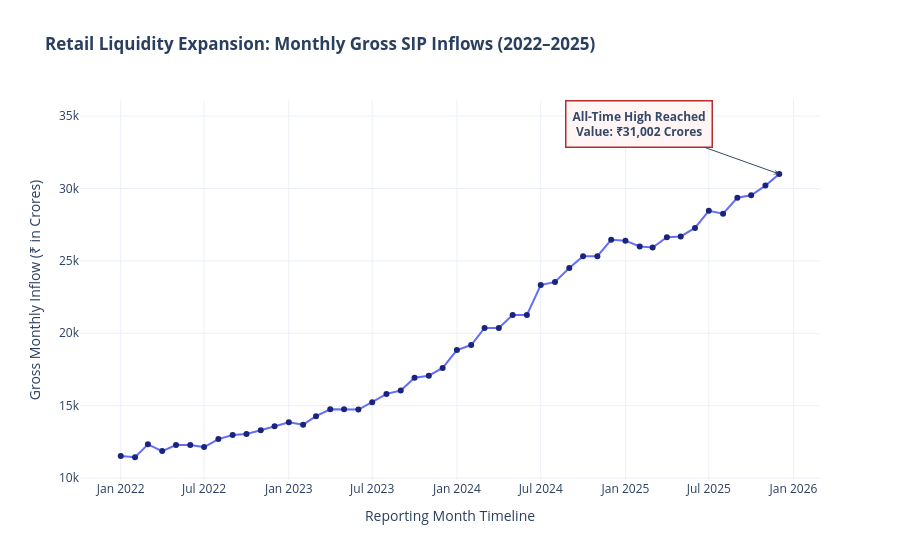

Here is the notebook cell this chart was saved with:
### Code cell
# ==========================================================
# TASK 2B: MONTHLY SIP INFLOW ENGINE WITH STRUCTURAL ATH
# ==========================================================
import plotly.express as px

# 1. Dynamically locate the exact 'inflow' or 'amount' value column inside df_sip
sip_val_col = [col for col in df_sip.columns if any(x in col.lower() for x in ['inflow', 'amount', 'val'])][0]
sip_date_col = [col for col in df_sip.columns if col.lower() == 'month'][0]

# 2. Generate line plot with specific marker tracking indicators enabled
fig_sip = px.line(
    df_sip, 
    x=sip_date_col, 
    y=sip_val_col,
    title="<b>Retail Liquidity Expansion: Monthly Gross SIP Inflows (2022–2025)</b>",
    markers=True  # Kept inside the chart generator where it belongs!
)

# 3. Add the exact callout boundary annotation targeting the Dec 2025 peak milestone
fig_sip.add_annotation(
    x="2025-12-01", 
    y=31002,  # Project-specified metric requirement
    text="<b>All-Time High Reached<br>Value: ₹31,002 Crores</b>",
    showarrow=True,
    arrowhead=3,
    ax=-140,  
    ay=-50,   
    bordercolor="#B22222",
    borderwidth=1.5,
    borderpad=6,
    bgcolor="#FFF5F5",
    opacity=0.95
)

# 4. Polish layout properties for clean corporate presentation
fig_sip.update_layout(
    xaxis_title="Reporting Month Timeline",
    yaxis_title="Gross Monthly Inflow (₹ in Crores)"
)

# 5. Fine-tune marker properties using update_traces
fig_sip.update_traces(
    marker=dict(size=6, color="#1A237E")
)

# 6. Save chart snapshot directly to your VS Code project folder via Kaleido
fig_sip.write_image("sip_inflow_trend.png", width=1100, height=550)
fig_sip.show()

### Figure 1 — Plotly figure (JSON) as saved in the notebook; plotly's stock layout.template omitted (floating-point values rounded to 4 significant figures)
{"data": [{"hovertemplate": "Month=%{x}<br>Sip_inflow_crore=%{y}<extra></extra>", "legendgroup": "", "line": {"color": "#636efa", "dash": "solid"}, "marker": {"color": "#1A237E", "size": 6, "symbol": "circle"}, "mode": "lines+markers", "name": "", "orientation": "v", "showlegend": false, "type": "scatter", "x": ["2022-01-01T00:00:00", "2022-02-01T00:00:00", "2022-03-01T00:00:00", "2022-04-01T00:00:00", "2022-05-01T00:00:00", "2022-06-01T00:00:00", "2022-07-01T00:00:00", "2022-08-01T00:00:00", "2022-09-01T00:00:00", "2022-10-01T00:00:00", "2022-11-01T00:00:00", "2022-12-01T00:00:00", "2023-01-01T00:00:00", "2023-02-01T00:00:00", "2023-03-01T00:00:00", "2023-04-01T00:00:00", "2023-05-01T00:00:00", "2023-06-01T00:00:00", "2023-07-01T00:00:00", "2023-08-01T00:00:00", "2023-09-01T00:00:00", "2023-10-01T00:00:00", "2023-11-01T00:00:00", "2023-12-01T00:00:00", "2024-01-01T00:00:00", "2024-02-01T00:00:00", "2024-03-01T00:00:00", "2024-04-01T00:00:00", "2024-05-01T00:00:00", "2024-06-01T00:00:00", "2024-07-01T00:00:00", "2024-08-01T00:00:00", "2024-09-01T00:00:00", "2024-10-01T00:00:00", "2024-11-01T00:00:00", "2024-12-01T00:00:00", "2025-01-01T00:00:00", "2025-02-01T00:00:00", "2025-03-01T00:00:00", "2025-04-01T00:00:00", "2025-05-01T00:00:00", "2025-06-01T00:00:00", "2025-07-01T00:00:00", "2025-08-01T00:00:00", "2025-09-01T00:00:00", "2025-10-01T00:00:00", "2025-11-01T00:00:00", "2025-12-01T00:00:00"], "xaxis": "x", "y": [11517, 11438, 12328, 11863, 12286, 12276, 12140, 12694, 12976, 13040, 13306, 13573, 13856, 13687, 14276, 14749, 14749, 14734, 15245, 15814, 16042, 16928, 17073, 17610, 18838, 19187, 20371, 20371, 21262, 21262, 23332, 23547, 24509, 25323, 25320, 26459, 26400, 25999, 25926, 26632, 26688, 27274, 28464, 28265, 29361, 29529, 30200, 31002], "yaxis": "y"}], "layout": {"annotations": [{"arrowhead": 3, "ax": -140, "ay": -50, "bgcolor": "#FFF5F5", "bordercolor": "#B22222", "borderpad": 6, "borderwidth": 1.5, "opacity": 0.95, "showarrow": true, "text": "<b>All-Time High Reached<br>Value: ₹31,002 Crores</b>", "x": "2025-12-01", "y": 31002}], "legend": {"tracegroupgap": 0}, "title": {"text": "<b>Retail Liquidity Expansion: Monthly Gross SIP Inflows (2022–2025)</b>"}, "xaxis": {"anchor": "y", "domain": [0, 1], "title": {"text": "Reporting Month Timeline"}}, "yaxis": {"anchor": "x", "domain": [0, 1], "title": {"text": "Gross Monthly Inflow (₹ in Crores)"}}}}
